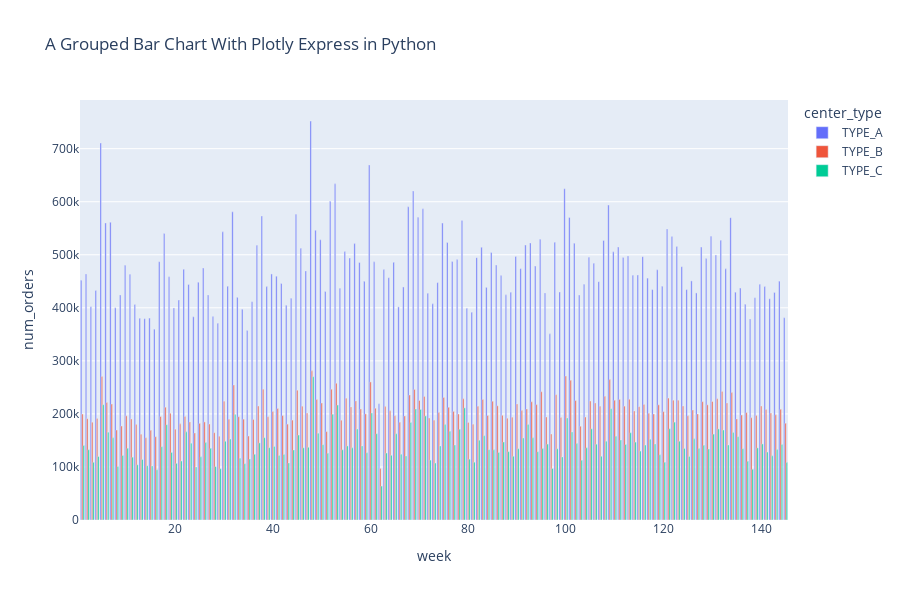

The code cell stored with this chart in its notebook:
### Code cell
fig = px.bar(center_type_order_df, x="week", color="center_type",
             y='num_orders',
             title="A Grouped Bar Chart With Plotly Express in Python",
             barmode='group',
            )

fig.show()

### Figure 1 — Plotly figure (JSON) as saved in the notebook; plotly's stock layout.template omitted (floating-point values rounded to 4 significant figures; data arrays with more than 128 entries replaced by an {"elided": "..."} marker saying what was removed)
{"data": [{"alignmentgroup": "True", "hovertemplate": "center_type=TYPE_A<br>week=%{x}<br>num_orders=%{y}<extra></extra>", "legendgroup": "TYPE_A", "marker": {"color": "#636efa", "pattern": {"shape": ""}}, "name": "TYPE_A", "offsetgroup": "TYPE_A", "orientation": "v", "showlegend": true, "textposition": "auto", "type": "bar", "x": {"elided": "145 int values"}, "xaxis": "x", "y": {"elided": "145 int values"}, "yaxis": "y"}, {"alignmentgroup": "True", "hovertemplate": "center_type=TYPE_B<br>week=%{x}<br>num_orders=%{y}<extra></extra>", "legendgroup": "TYPE_B", "marker": {"color": "#EF553B", "pattern": {"shape": ""}}, "name": "TYPE_B", "offsetgroup": "TYPE_B", "orientation": "v", "showlegend": true, "textposition": "auto", "type": "bar", "x": {"elided": "145 int values"}, "xaxis": "x", "y": {"elided": "145 int values"}, "yaxis": "y"}, {"alignmentgroup": "True", "hovertemplate": "center_type=TYPE_C<br>week=%{x}<br>num_orders=%{y}<extra></extra>", "legendgroup": "TYPE_C", "marker": {"color": "#00cc96", "pattern": {"shape": ""}}, "name": "TYPE_C", "offsetgroup": "TYPE_C", "orientation": "v", "showlegend": true, "textposition": "auto", "type": "bar", "x": {"elided": "145 int values"}, "xaxis": "x", "y": {"elided": "145 int values"}, "yaxis": "y"}], "layout": {"barmode": "group", "height": 600, "legend": {"title": {"text": "center_type"}, "tracegroupgap": 0}, "title": {"text": "A Grouped Bar Chart With Plotly Express in Python"}, "xaxis": {"anchor": "y", "domain": [0, 1], "title": {"text": "week"}}, "yaxis": {"anchor": "x", "domain": [0, 1], "title": {"text": "num_orders"}}}}
